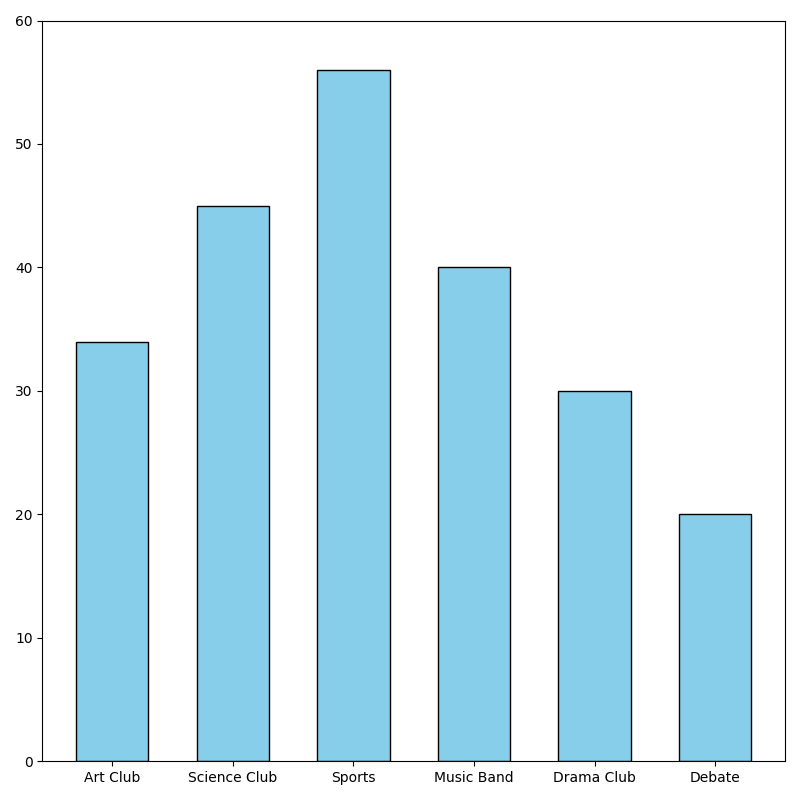

Generate this figure with Python:
import matplotlib.pyplot as plt

# Data for the bar chart (number of students)
activities = ['Art Club', 'Science Club', 'Sports', 'Music Band', 'Drama Club', 'Debate']
participation_counts = [34, 45, 56, 40, 30, 20]

# Create a figure with a single subplot
fig, ax1 = plt.subplots(figsize=(8, 8))

# Plotting the bar chart
bars = ax1.bar(activities, participation_counts, color='skyblue', edgecolor='black', width=0.6)
ax1.set_ylim(0, 60)

# Automatically adjust layout to fit and show the plot
plt.tight_layout()
plt.show()
